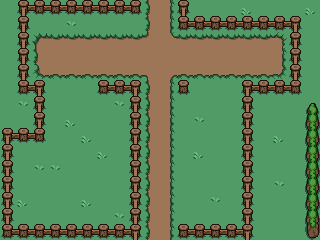

The image is a tile-based game level rendered from a .tmx file. Its description and complete source (layers, tilesets, objects, tile grids) follow:
An orthogonal 20x15 tile map with 16x16 px tiles, 3 tile layers (Desen Katmanı 1, Desen Katmanı 2, Desen Katmanı 3).

<map version="1.10" tiledversion="1.12.1" orientation="orthogonal" renderorder="right-down" width="20" height="15" tilewidth="16" tileheight="16" infinite="0" nextlayerid="4" nextobjectid="1">
 <tileset firstgid="1" source="plains.tsx" />
 <layer id="1" name="Desen Katmanı 1" width="20" height="15">
  <data encoding="csv">
9,9,9,9,9,9,9,9,9,9,9,9,9,9,9,9,9,9,9,9,
9,9,9,9,9,9,9,9,9,9,9,9,9,9,9,9,9,9,9,9,
9,9,9,9,9,9,9,9,9,9,9,9,9,9,9,9,9,9,9,9,
9,9,9,9,9,9,9,9,9,9,9,9,9,9,9,9,9,9,9,9,
9,9,9,9,9,9,9,9,9,9,9,9,9,9,9,9,9,9,9,9,
9,9,9,9,9,9,9,9,9,9,9,9,9,9,9,9,9,9,9,9,
9,9,9,9,9,9,9,9,9,9,9,9,9,9,9,9,9,9,9,9,
9,9,9,9,9,9,9,9,9,9,9,9,9,9,9,9,9,9,9,9,
9,9,9,9,9,9,9,9,9,9,9,9,9,9,9,9,9,9,9,9,
9,9,9,9,9,9,9,9,9,9,9,9,9,9,9,9,9,9,9,9,
9,9,9,9,9,9,9,9,9,9,9,9,9,9,9,9,9,9,9,9,
9,9,9,9,9,9,9,9,9,9,9,9,9,9,9,9,9,9,9,9,
9,9,9,9,9,9,9,9,9,9,9,9,9,9,9,9,9,9,9,9,
9,9,9,9,9,9,9,9,9,9,9,9,9,9,9,9,9,9,9,9,
9,9,9,9,9,9,9,9,9,9,9,9,9,9,9,9,9,9,9,9
</data>
 </layer>
 <layer id="2" name="Desen Katmanı 2" width="20" height="15">
  <data encoding="csv">
49,49,49,49,49,49,49,49,49,49,49,49,49,49,49,49,49,49,49,49,
49,49,49,49,49,49,49,49,49,49,49,49,49,49,49,49,49,49,49,49,
49,49,49,49,49,49,49,49,49,49,49,49,49,49,49,49,49,49,49,49,
49,49,49,49,49,49,49,49,49,49,49,49,49,49,49,49,49,49,49,49,
49,49,49,49,49,49,49,49,49,49,49,49,49,49,49,49,49,49,49,49,
49,49,49,49,49,49,49,49,49,49,49,49,49,49,49,49,49,49,49,49,
49,49,49,49,49,49,49,49,49,49,49,49,49,49,49,49,49,49,49,49,
49,49,49,49,49,49,49,49,49,49,49,49,49,49,49,49,49,49,49,49,
49,49,49,49,49,49,49,49,49,49,49,49,49,49,49,49,49,49,49,49,
49,49,49,49,49,49,49,49,49,49,49,49,49,49,49,49,49,49,49,49,
49,49,49,49,49,49,49,49,49,49,49,49,49,49,49,49,49,49,49,49,
49,49,49,49,49,49,49,49,49,49,49,49,49,49,49,49,49,49,49,49,
49,49,49,49,49,49,49,49,49,49,49,49,49,49,49,49,49,49,49,49,
49,49,49,49,49,49,49,49,49,49,49,49,49,49,49,49,49,49,49,49,
49,49,49,49,49,49,49,49,49,49,49,49,49,49,49,49,49,49,49,49
</data>
 </layer>
 <layer id="3" name="Desen Katmanı 3" width="20" height="15">
  <data encoding="csv">
0,57,70,70,70,70,70,70,65,8,10,50,0,0,0,48,0,0,0,48,
0,50,0,0,47,0,0,0,0,8,10,69,70,70,70,70,70,64,53,0,
0,50,2,3,3,3,3,3,3,12,11,3,3,3,3,3,3,4,50,0,
0,50,8,9,9,9,9,9,9,9,9,9,9,9,9,9,9,10,50,0,
0,50,14,15,15,15,15,15,15,6,5,15,15,15,15,15,15,16,50,0,
0,69,53,0,0,0,69,64,53,8,10,68,49,49,49,51,64,64,71,0,
0,47,50,0,0,0,0,47,50,8,10,49,0,0,0,50,0,0,0,25,
0,0,50,0,48,0,0,0,50,8,10,49,47,0,0,50,0,0,0,31,
51,70,65,0,0,48,0,0,50,8,10,49,0,0,0,50,0,48,0,31,
50,0,0,0,0,0,48,0,50,8,10,49,48,0,0,50,0,0,0,31,
50,0,47,47,0,0,0,0,50,8,10,49,0,0,0,50,0,0,0,31,
50,0,0,0,0,0,0,0,50,8,10,49,0,0,0,50,0,47,0,31,
50,48,0,0,0,48,0,0,50,8,10,49,0,47,0,50,0,0,0,31,
50,0,0,0,0,0,0,47,50,8,10,49,0,0,0,50,0,0,0,31,
69,70,70,70,70,70,70,70,59,8,10,69,70,70,70,59,0,0,0,37
</data>
 </layer>
</map>
